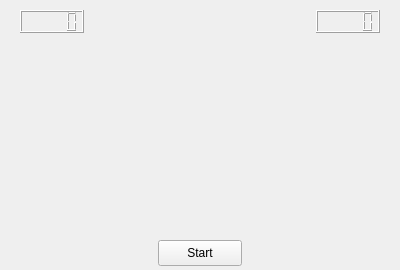
<?xml version="1.0" encoding="UTF-8"?>
<ui version="4.0">
 <class>Widget</class>
 <widget class="QWidget" name="Widget">
  <property name="geometry">
   <rect>
    <x>0</x>
    <y>0</y>
    <width>400</width>
    <height>270</height>
   </rect>
  </property>
  <property name="windowTitle">
   <string>glPong</string>
  </property>
  <widget class="QLCDNumber" name="lcdNumber">
   <property name="geometry">
    <rect>
     <x>20</x>
     <y>10</y>
     <width>64</width>
     <height>23</height>
    </rect>
   </property>
  </widget>
  <widget class="QLCDNumber" name="lcdNumber_2">
   <property name="geometry">
    <rect>
     <x>316</x>
     <y>10</y>
     <width>64</width>
     <height>23</height>
    </rect>
   </property>
   <property name="intValue" stdset="0">
    <number>0</number>
   </property>
  </widget>
  <widget class="QPushButton" name="pushButton">
   <property name="geometry">
    <rect>
     <x>158</x>
     <y>240</y>
     <width>84</width>
     <height>26</height>
    </rect>
   </property>
   <property name="text">
    <string>Start</string>
   </property>
  </widget>
 </widget>
 <layoutdefault spacing="6" margin="11"/>
 <resources/>
 <connections/>
</ui>
